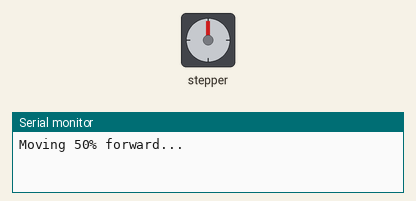
A sketch run on a simulated Arduino Uno, built with avr-gcc and run on an emulated ATmega328P. Shown: stepper motor, the last lines printed to the serial monitor. Stepper angles assume 2048 steps per turn.

Above: at 0.05 s.
At 1.35 s:
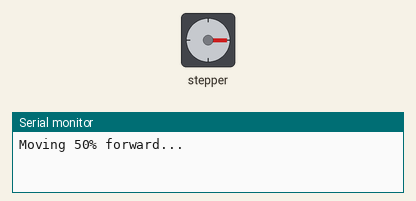
At 2.65 s:
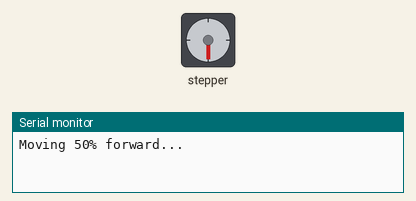
At 5.3 s:
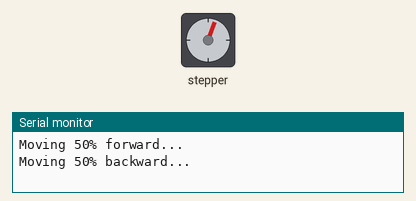
Timing chart, 0 to 7.9 s (numbered marks = the images above):
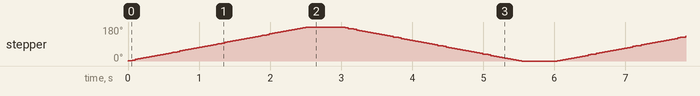

The sketch:

multiStepperHalfTurn.ino
```cpp
#include <Stepper.h>

// Update this with the actual number of steps per full revolution
const int stepsPerRevolution = 2048;

// Initialize the Stepper library on the pins it is connected to
Stepper myStepper(stepsPerRevolution, 9, 10, 11, 12);

void setup() {
  // Set the speed in RPMs (adjust this value to change the rotation speed)
  myStepper.setSpeed(12);

  // Start serial communication at 9600 baud rate
  Serial.begin(9600);
}

void loop() {
  Serial.println("Moving 50% forward...");
  // Move the stepper 50% of a full rotation forward
  myStepper.step(stepsPerRevolution / 2);
  delay(500); // Short delay before moving back

  Serial.println("Moving 50% backward...");
  // Move the stepper 50% of a full rotation backward
  myStepper.step(-stepsPerRevolution / 2);
  delay(500); // Short delay before the next cycle

  // This loop will repeat indefinitely, moving the stepper motor back and forth
}
```

Measured:
- by itself, stepper: turns 180° clockwise in 2.5 s, then 180° counter-clockwise in 2.5 s, repeating every 6.0 s
